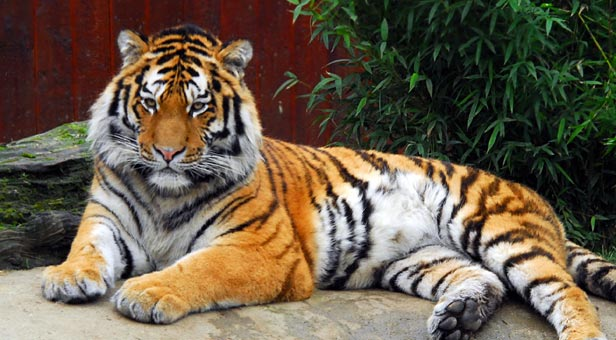
%> input picture Lab3/Data/tiger1.jpg, 616 x 340 px
$ octave mean_shift_example.m   (GNU Octave 9; MATLAB toolbox functions it lacks are replaced by stand-ins)
%> lines starting %> are read from the running program, lines starting %| are printed output that depends on the picture
### Lab3/Code/kmeans_segm.m
function [segmentation,centers] = kmeans_segm(image,k,L,seed)


sprev = rng(seed)
Ivec = image;
[w , h ,rgb] = size(Ivec);
pixnum = w * h;
Ivec = double(reshape(Ivec,pixnum,3));
segmentation = zeros(pixnum,1);
test = 1;
threshold = 0.01;
Compare_center = zeros(pixnum,1);
%rng(sprev);
%%%% initialize the clustering process
centers = abs(rand(k,3))*225;
if k > 1
        centers(1,:)= [255,225,255];
        centers(2,:) = [0,0,0];

end
centerssum = zeros(k,4);
old_center = zeros(size(centers));

%%% 1: the number of pixels 2: the sum of R 3: the sum of G 4: the sum of B
i = 0;
while (i < L) & test
    Dist = pdist2(centers,Ivec,'euclidean');
    [~,Compare_center] = min(Dist);

    for j = 1:k
            centerssum(j,1) = sum(Compare_center(:)==j);

            idx = find(Compare_center == j);
            if isempty(idx)
                centers(j,:)=rand(1,3)*255;
            else
            centerssum(j,2) = sum(Ivec(idx,1))/centerssum(j,1);
            centerssum(j,3) = sum(Ivec(idx,2))/centerssum(j,1);
            centerssum(j,4) = sum(Ivec(idx,3))/centerssum(j,1);
            centers(j,:) = centerssum(j,2:4);
            end


    end
        i = i+1;
           %% for question 1
            test1 = (abs(centers - old_center)> threshold);
            test = any(test1);
            old_center = centers;

end
i
for j = 1:k
     idx = find(Compare_center==j);
     segmentation(idx,1) = j;
end
segmentation = reshape(segmentation,w,h);


% [23 lines of commented-out code are left out]
end


### Lab3/Code/mean_shift_segm.m
function segm = mean_shift_segm(I, spatial_bandwidth, colour_bandwidth, num_iterations)

tic
fprintf('Find colour channels with K-means...\n');
K = 16;
[ segm, centers ] = kmeans_segm(I, K, 100, 4321);%%% oringin iterate time is 10
toc

centers(isnan(centers)) = 0.0;
%imshow(overlay_bounds(I, segm))
%pause

[ height, width, depth ] = size(I);
idx = reshape(segm, [height, width]);
maps = zeros(height, width, K, 'single');
mapx = zeros(height, width, K, 'single');
mapy = zeros(height, width, K, 'single');
[X, Y] = meshgrid(1:width, 1: height);
for k = 1:K
    maps(:,:,k) = (idx == k);
    mapx(:,:,k) = maps(:,:,k).*X;
    mapy(:,:,k) = maps(:,:,k).*Y;
end
s = 2*ceil(1.5*spatial_bandwidth) + 1;
h = fspecial('gaussian', [s s], spatial_bandwidth);
mapsw = reshape(imfilter(maps, h), [width*height,K]) + 1e-6;
mapsx = reshape(imfilter(mapx, h), [width*height,K]);
mapsy = reshape(imfilter(mapy, h), [width*height,K]);
toc

fprintf('Search for high density points...\n');
constC = -0.5/(colour_bandwidth^2);
x = reshape(X, [width*height, 1]);
y = reshape(Y, [width*height, 1]);
Ic = single(reshape(I, [width*height, 3]));
wei = exp(constC*pdist2(Ic, centers));
for l = 1:num_iterations
    p = (round(x)-1)*height + round(y);
    ww = mapsw(p,:) .* wei;
    w = sum(ww, 2);
    u = bsxfun(@rdivide, ww*centers, w);
    x = bsxfun(@rdivide, sum(mapsx(p,:).*wei, 2), w);
    y = bsxfun(@rdivide, sum(mapsy(p,:).*wei, 2), w);
    wei = bsxfun(@rdivide, ww, w);
    x = max(min(x, width), 1);
    y = max(min(y, height), 1);
    toc
end

fprintf('Assign high density points to pixels...\n');
XY = [ x, y ];
thr = 10.0;
val = 0;
mask = zeros(height*width, 1, 'int16');
for y=1:height
    for x=1:width
        p = round(x-1)*height + round(y);
        if mask(p)==0
    	    stack = [ p ];
            val = val + 1;
            mask(p) = val;
            while length(stack)>0
	        p0 = stack(end);
                xy = XY(p0,:);
                x0 = floor((p0-1)/height) + 1;
                y0 = mod(p0-1, height) + 1;
	        stack = stack(1:end-1);
                if x0<width & mask(p0+height)==0 & sum((xy-XY(p0+height,:)).^2)<thr
                    stack = [ stack, p0+height ];
                    mask(p0+height) = val;
                end
                if x0>1 & mask(p0-height)==0 & sum((xy-XY(p0-height,:)).^2)<thr
                    stack = [ stack, p0-height ];
                    mask(p0-height) = val;
                end
                if y0<height & mask(p0+1)==0 & sum((xy-XY(p0+1,:)).^2)<thr
                    stack = [ stack, p0+1 ];
                    mask(p0+1) = val;
                end
                if y0>1 & mask(p0-1)==0 & sum((xy-XY(p0-1,:)).^2)<thr
                    stack = [ stack, p0-1 ];
                    mask(p0-1) = val;
                end
            end
        end
    end
end
segm = reshape(mask, [height,width]);
toc

### Lab3/Code/mean_shift_example.m
scale_factor = 0.5;       % image downscale factor
spatial_bandwidth = 2.0;  % spatial bandwidth
colour_bandwidth = 2.0;   % colour bandwidth
num_iterations = 40;      % number of mean-shift iterations
image_sigma = 1.0;        % image preblurring scale

I = imread('tiger1.jpg');
%> I is the input picture: size 340x616x3 uint8; mean R, G, B 106, 92.5, 74.4
I = imresize(I, scale_factor);
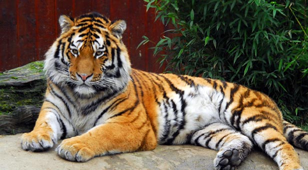
%> I: size 170x308x3 uint8; mean R, G, B 106, 92.5, 74.4
Iback = I;
d = 2*ceil(image_sigma*2) + 1;
h = fspecial('gaussian', [d d], image_sigma);
I = imfilter(I, h);
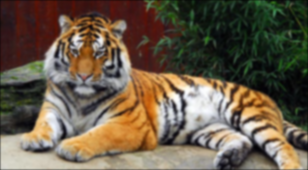
%> I: size 170x308x3 uint8; mean R, G, B 105.4, 91.9, 73.9

segm = mean_shift_segm(I, spatial_bandwidth, colour_bandwidth, num_iterations);
%> after the loop in kmeans_segm, `while (i < L) & test`: centers = 16 rows, first 12: [230.6 229.9 228.9; 13.57 19.04 14.87; 27.92 38.97 26.96; 207.2 201.4 189.7; 131.4 125.9 114.6; 176.6 171.5 161.6; 79.55 76.05 69.28; 107.5 101.6 92.1; 59.29 53 46.41; 206.9 148.1 74.68; 155.6 149.4 137.5; 125.9 79.27 36.94]; centerssum = 16 rows, first 8: [1489 230.6 229.9 228.9; 6188 13.57 19.04 14.87; 6374 27.92 38.97 26.96; 3222 207.2 201.4 189.7; 2656 131.4 125.9 114.6; 3216 176.6 171.5 161.6; 2482 79.55 76.05 69.28; 2630 107.5 101.6 92.1]; i = 90
%> in kmeans_segm, `segmentation = reshape(segmentation,w,h);`:
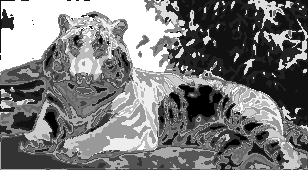
%> segmentation: size 170x308 double; min 1, max 16, mean 8.2; drawn with min black and max white
%> the run ends on the next line

$ run again, with Lab3/Data/tiger2.jpg copied over Lab3/Data/tiger1.jpg
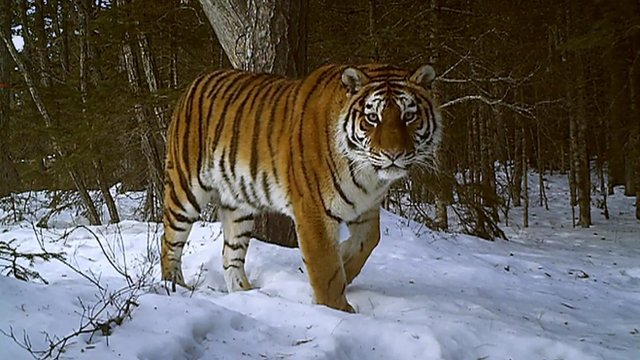
%> input picture Lab3/Data/tiger2.jpg, 640 x 360 px
%> I is the input picture: size 360x640x3 uint8; mean R, G, B 97.4, 93.3, 88.1
%> `I = imfilter(I, h);`:
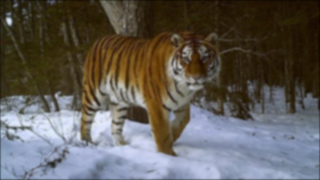
%> I: size 180x320x3 uint8; mean R, G, B 96.8, 92.7, 87.5
%> after the loop in kmeans_segm, `while (i < L) & test`: centers = 16 rows, first 12: [205.9 214.7 236.9; 36.13 23.95 5.4; 46.16 35.73 13.75; 180.9 189.9 214.4; 115.6 120.6 127.9; 160.5 171.4 197.9; 152.2 148.6 138.8; 100.8 102.2 102.5; 70.73 63.12 48.61; 134.4 111.5 70.3; 125.5 138.1 162.1; 58.37 47.61 25.16]; centerssum = 16 rows, first 8: [1931 205.9 214.7 236.9; 8428 36.13 23.95 5.4; 7966 46.16 35.73 13.75; 2583 180.9 189.9 214.4; 2663 115.6 120.6 127.9; 4765 160.5 171.4 197.9; 1281 152.2 148.6 138.8; 2534 100.8 102.2 102.5]; i = 61
%> in kmeans_segm, `segmentation = reshape(segmentation,w,h);`:
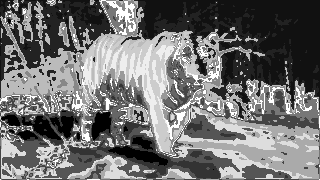
%> segmentation: size 180x320 double; min 1, max 16, mean 7.67; drawn with min black and max white

$ run again, with Lab3/Data/tiger3.jpg copied over Lab3/Data/tiger1.jpg
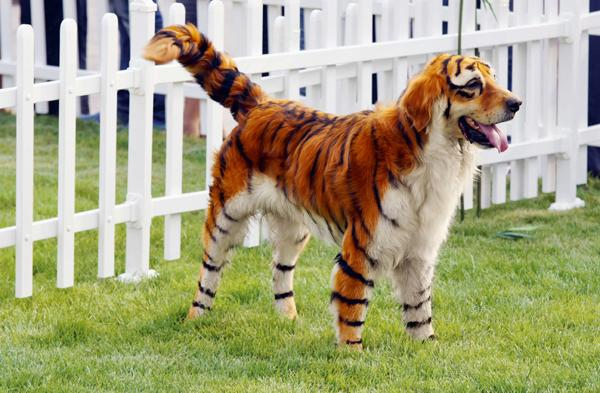
%> input picture Lab3/Data/tiger3.jpg, 600 x 393 px
%> I is the input picture: size 393x600x3 uint8; mean R, G, B 166.4, 163.6, 127.4
%> `I = imfilter(I, h);`:
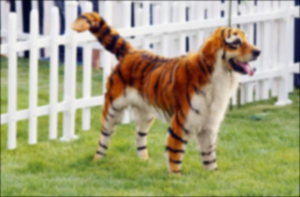
%> I: size 197x300x3 uint8; mean R, G, B 165.5, 162.7, 126.6
%> after the loop in kmeans_segm, `while (i < L) & test`: centers = 16 rows, first 12: [231.7 231.3 231.6; 74.08 25.55 14.98; 26.02 23.68 48.41; 204.6 162.9 110.1; 172.1 166.6 146.7; 213.9 213.1 213.8; 142.1 132.5 118.1; 130.5 150.2 68.05; 79.75 75.74 88.93; 108.7 115.2 65.33; 161 174.8 103.5; 148.3 73.71 27.93]; centerssum = 16 rows, first 8: [9281 231.7 231.3 231.6; 1666 74.08 25.55 14.98; 1226 26.02 23.68 48.41; 785 204.6 162.9 110.1; 3836 172.1 166.6 146.7; 7025 213.9 213.1 213.8; 2594 142.1 132.5 118.1; 5899 130.5 150.2 68.05]; i = 100
%> in kmeans_segm, `segmentation = reshape(segmentation,w,h);`:
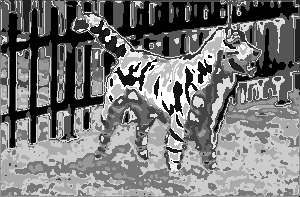
%> segmentation: size 197x300 double; min 1, max 16, mean 8.13; drawn with min black and max white
